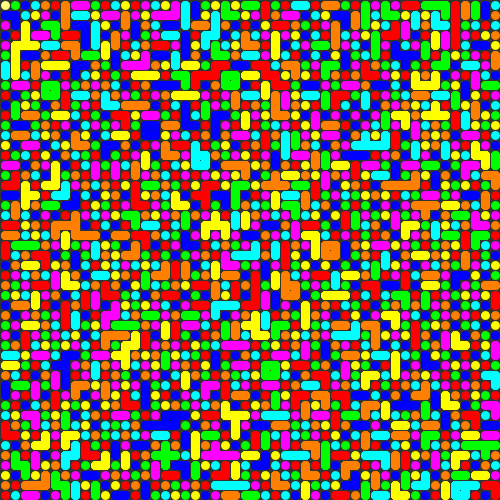
Frame 1 (no input)
Frame 60 (the mouse pressed at the canvas centre just before this capture): identical to frame 1, image omitted
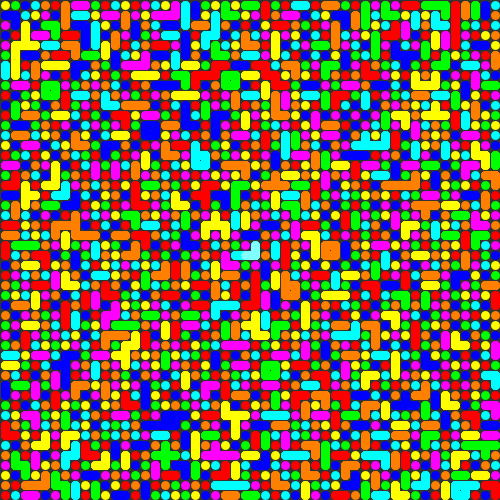
Frame 120 (the mouse held since frame 60 and released just before this capture)

The Processing sketch that drew these frames (run headless with seeded random() and noise(); from frame 60 on, the mouse is pressed at the canvas centre):

// Processing sketch: Color_combine
// ── Color_combine.pde
int[][] colors = new int[50][50];
int startTime = -1;
int endTime = -1;
float x = 0;
float y = 0;
float zoom = 1;
void setup(){
  size(500,500);
  for(int i = 0; i < colors.length; i++){
    for(int j = 0; j < colors[i].length; j++){
      colors[i][j] = floor(random(1,8));
    }
  }
}
void draw(){
  if(keyPressed && keyCode == LEFT){
    x += 2/zoom;
  }
  if(keyPressed && keyCode == RIGHT){
    x -= 2/zoom;
  }
  if(keyPressed && keyCode == DOWN){
    y += 2/zoom;
  }
  if(keyPressed && keyCode == UP){
    y -= 2/zoom;
  }
  if(keyPressed && key == '-'){
    zoom /= 1.2;
  }
  if(keyPressed && key == '='){
    zoom *= 1.2;
  }
  background(51);
  strokeWeight(width/colors.length*0.9*zoom);
  fall();
  boolean lose = true;
  for(int i = 0; i < colors.length; i++){
    for(int j = 0; j < colors[i].length; j++){
      if(colors[i][j] == 0){
        stroke(51);
      }
      if(colors[i][j] == 1){
        stroke(255,0,0);
        if(
      i == floor(((mouseX/zoom-x)*colors.length/width))&&
      j == floor(((mouseY/zoom-y)*colors[i].length/height))
      ){
        stroke(255,128,128);
      }
      }
      if(colors[i][j] == 2){
        stroke(0,0,255);
        if(
      i == floor(((mouseX/zoom-x)*colors.length/width))&&
      j == floor(((mouseY/zoom-y)*colors[i].length/height))
      ){
        stroke(128,128,255);
      }
      }
      if(colors[i][j] == 3){
        stroke(0,255,0);
        if(
      i == floor(((mouseX/zoom-x)*colors.length/width))&&
      j == floor(((mouseY/zoom-y)*colors[i].length/height))
      ){
        stroke(128,255,128);
      }
      }
      if(colors[i][j] == 4){
        stroke(0,255,255);
        if(
      i == floor(((mouseX/zoom-x)*colors.length/width))&&
      j == floor(((mouseY/zoom-y)*colors[i].length/height))
      ){
        stroke(128,255,255);
      }
      }
      if(colors[i][j] == 5){
        stroke(255,255,0);
        if(
      i == floor(((mouseX/zoom-x)*colors.length/width))&&
      j == floor(((mouseY/zoom-y)*colors[i].length/height))
      ){
        stroke(255,255,128);
      }
      }
      if(colors[i][j] == 6){
        stroke(255,128,0);
        if(
      i == floor(((mouseX/zoom-x)*colors.length/width))&&
      j == floor(((mouseY/zoom-y)*colors[i].length/height))
      ){
        stroke(255,192,128);
      }
      }
      if(colors[i][j] == 7){
        stroke(255,0,255);
        if(
      i == floor(((mouseX/zoom-x)*colors.length/width))&&
      j == floor(((mouseY/zoom-y)*colors[i].length/height))
      ){
        stroke(255,128,255);
      }
      }
      point(((i+0.5)*width/colors.length+x)*zoom,((j+0.5)*height/colors[0].length+y)*zoom);
      if(i > 0 && colors[i-1][j] == colors[i][j] && colors[i][j] > 0){
        lose = false;
        line(((i+0.5)*width/colors.length+x)*zoom,((j+0.5)*height/colors[0].length+y)*zoom,((i-0.5)*width/colors.length+x)*zoom,((j+0.5)*height/colors[0].length+y)*zoom);
      }
      if(i < colors.length-1 && colors[i+1][j] == colors[i][j] && colors[i][j] > 0){
        lose = false;
        line(((i+0.5)*width/colors.length+x)*zoom,((j+0.5)*height/colors[0].length+y)*zoom,((i+1.5)*width/colors.length+x)*zoom,((j+0.5)*height/colors[0].length+y)*zoom);
      }
      if(j > 0 && colors[i][j-1] == colors[i][j] && colors[i][j] > 0){
        lose = false;
        line(((i+0.5)*width/colors.length+x)*zoom,((j+0.5)*height/colors[0].length+y)*zoom,((i+0.5)*width/colors.length+x)*zoom,((j-0.5)*height/colors[0].length+y)*zoom);
      }
      if(j < colors[i].length-1 && colors[i][j+1] == colors[i][j] && colors[i][j] > 0){
        lose = false;
        line(((i+0.5)*width/colors.length+x)*zoom,((j+0.5)*height/colors[0].length+y)*zoom,((i+0.5)*width/colors.length+x)*zoom,((j+1.5)*height/colors[0].length+y)*zoom);
      }
    }
  }
  if(lose == true){
    if(endTime < 1){
      endTime = millis();
    }
    background(51);
    fill(255);
    textSize(50);
    int left = 0;
    for(int i = 0; i < colors.length; i++){
      for(int j = 0; j < colors[i].length; j++){
        if(colors[i][j] != 0){
          left++;
        }
      }
    }
    if(left > 0){
    text("You Lose!",50,200);
    textSize(20);
    text("Tiles Left: "+left,20,250);
    text("Tiles Broken: "+str(colors.length*colors[0].length-left),20,270);
    text("Time: "+(endTime-startTime)/1000.0,20,290);
    }
    else{
      text("You Win!",50,200);
      textSize(20);
      text("Time: "+(endTime-startTime)/1000.0,20,250);
    }
  }
}
void mouseReleased(){
  if(startTime < 0){
    startTime = millis();
  }
  ClearBoxes(true,0,0,0);
}
void ClearBoxes(boolean start,int i,int j, int col){
  if(start){
  i = floor(((mouseX/zoom-x)*colors.length/width));
  if(i < colors.length){
  j = floor(((mouseY/zoom-y)*colors[i].length/height));
  if(j < colors[i].length){
  if(colors[i][j] != 0){
  col = colors[i][j];
  }
  else{
    col = 8;
  }
  }
  }
  }
  else{
    colors[i][j] = 0;
  }
  if(i < colors.length && j < colors[i].length){
  if(i > 0 && colors[i-1][j] == col){
       colors[i][j] = 0;
       ClearBoxes(false,i-1,j,col);
   }
   if(i < colors.length-1 && colors[i+1][j] == col){
     colors[i][j] = 0;
     ClearBoxes(false,i+1,j,col);
   }
   if(j > 0 && colors[i][j-1] == col){
     colors[i][j] = 0;
     ClearBoxes(false,i,j-1,col);
   }
   if(j < colors[i].length-1 && colors[i][j+1] == col){
    colors[i][j] = 0;
    ClearBoxes(false,i,j+1,col);
  }
  }
}
void fall(){
  for(int i = 0; i < colors.length; i++){
    for(int j = 1; j < colors[i].length; j++){
      if(colors[i][j] == 0){
        colors[i][j] = colors[i][j-1];
        colors[i][j-1] = 0;
      }
    }
  }
  for(int i = 0; i < colors.length-1; i++){
    boolean move = true;
    for(int j = 0; j < colors[i].length; j++){
      if(colors[i][j] != 0){
        move = false;
      }
    }
    if(move){
      for(int j = 0; j < colors[i].length; j++){
        colors[i][j] = colors[i+1][j];
        colors[i+1][j] = 0;
      }
    }
  }
}
